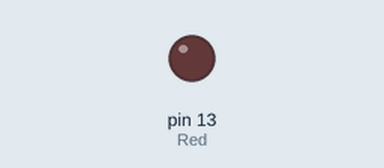
Recording of a sketch running on a simulated Arduino Uno, built with avr-gcc and run on an emulated ATmega328P. Shown: output pins drawn as LEDs (lit = HIGH).

Above: at 1.0 s.
At 8.0 s:
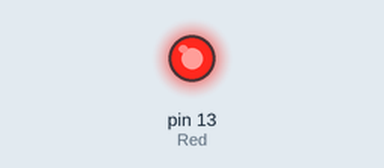
Timing chart, 0 to 8.5 s (numbered marks = the images above):
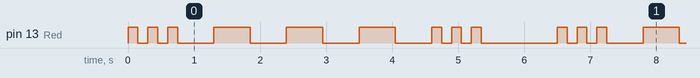

The sketch:

2.S.O.S.ino
```cpp
int Red=13;
int st=150;
int lt=550;

void setup() {
  // put your setup code here, to run once:
pinMode(Red,OUTPUT);
}

void loop() {
  // put your main code here, to run repeatedly:

digitalWrite(Red,HIGH);
delay(st);
digitalWrite(Red,LOW);
delay(st);
digitalWrite(Red,HIGH);
delay(st);
digitalWrite(Red,LOW);
delay(st);
digitalWrite(Red,HIGH);
delay(st);
digitalWrite(Red,LOW);
delay(lt);


digitalWrite(Red,HIGH);
delay(lt);
digitalWrite(Red,LOW);
delay(lt);
digitalWrite(Red,HIGH);
delay(lt);
digitalWrite(Red,LOW);
delay(lt);
digitalWrite(Red,HIGH);
delay(lt);
digitalWrite(Red,LOW);
delay(lt);


digitalWrite(Red,HIGH);
delay(st);
digitalWrite(Red,LOW);
delay(st);
digitalWrite(Red,HIGH);
delay(st);
digitalWrite(Red,LOW);
delay(st);
digitalWrite(Red,HIGH);
delay(st);
digitalWrite(Red,LOW);
delay(st);
delay(1000);
}
```

Measured:
- by itself, pin 13 (Red): repeats every 6.5 s: 2 × (LOW 0.15 s, HIGH 0.15 s), 3 × (LOW 0.55 s, HIGH 0.55 s), LOW 0.55 s, 2 × (HIGH 0.15 s, LOW 0.15 s), HIGH 0.15 s, LOW 1.2 s, HIGH 0.15 s
- by itself, everything shown: repeats every 6.5 s, in 18 steps
